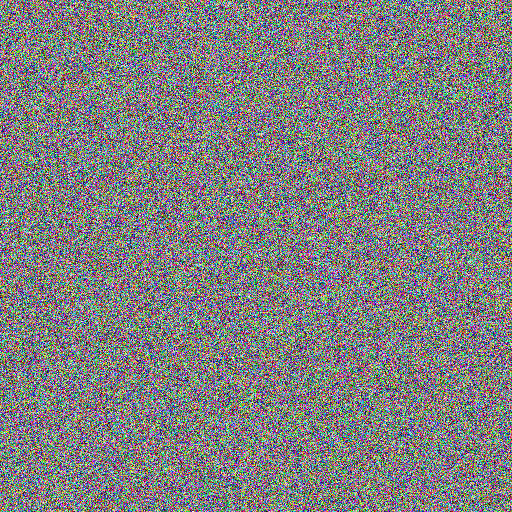
%> input picture Lorenz/Final Code/NPCR_UACI/ciphertext_rgb.png, 512 x 512 px
$ octave npcr_uaci_measures_rgb.m   (GNU Octave 9; MATLAB toolbox functions it lacks are replaced by stand-ins)
%> lines starting %> are read from the running program, lines starting %| are printed output that depends on the picture
% Lazaros Moysis
% Youtube channel
% https://www.youtube.com/@lazarosmoysis5095
% RG: https://www.researchgate.net/profile/Lazaros-Moysis

% The SIPI database
% https://sipi.usc.edu/database/


% The following papers can be used as references for chaos based encryption
% https://dergipark.org.tr/en/pub/chaos/issue/54264/756229
% https://link.springer.com/chapter/10.1007/978-3-030-92166-8_7
% https://ieeexplore.ieee.org/abstract/document/9396395

% The following code computes the Number of Pixels Change Rate (NPCR)
% and Unified Average Changing Intensity (UACI) measures between two
% encrypted versions of the same image, different only by one pixel.

clear

ciphertext1=double(imread('ciphertext_rgb.png'));

ciphertext2=double(imread('ciphertext2_rgb.png'));
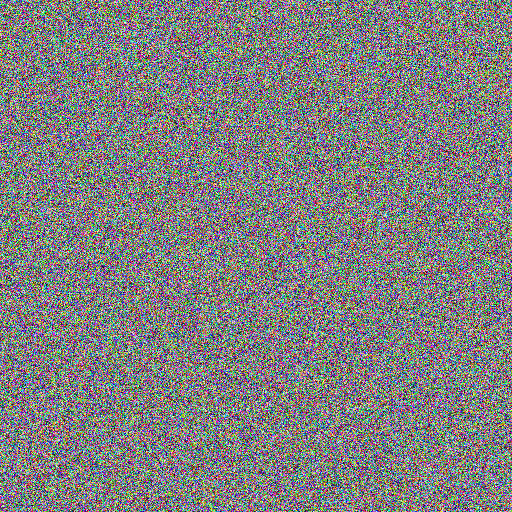
%> input picture Lorenz/Final Code/NPCR_UACI/ciphertext2_rgb.png, 512 x 512 px

[Renc1,Genc1,Benc1] = imsplit(ciphertext1);
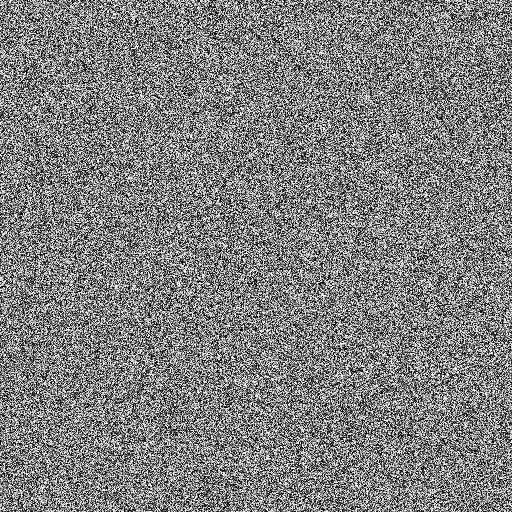
%> Renc1: size 512x512 double; min 0, max 255, mean 127.5
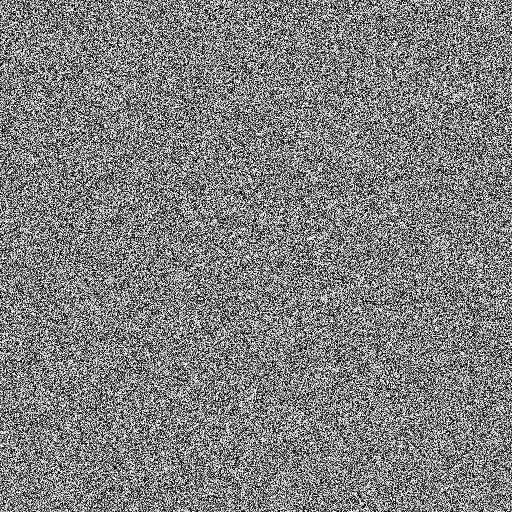
%> Genc1: size 512x512 double; min 0, max 255, mean 127.4
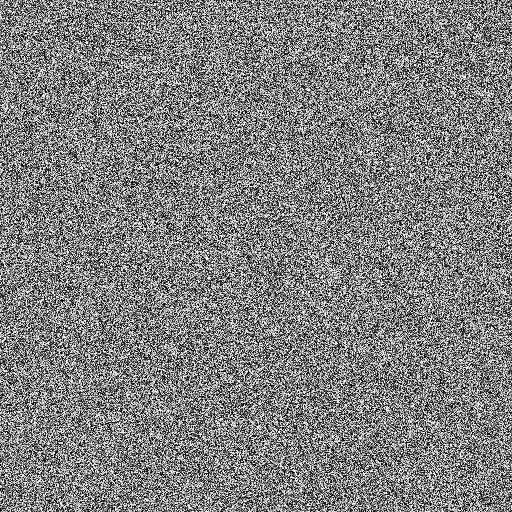
%> Benc1: size 512x512 double; min 0, max 255, mean 127.5; mean of the top-left, top-right, bottom-left and bottom-right quarters 127.5, 127.4, 127.9, 127.2
[Renc2,Genc2,Benc2] = imsplit(ciphertext2);
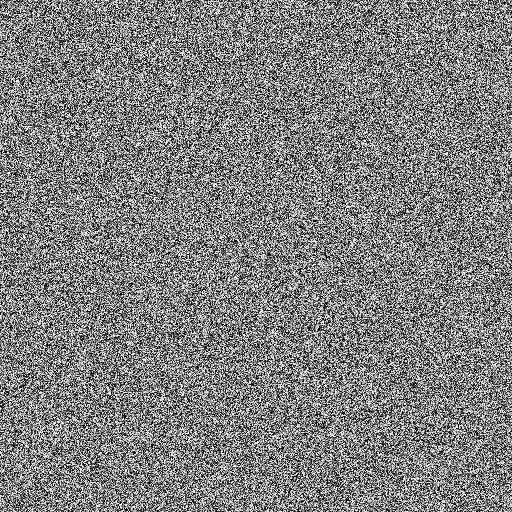
%> Renc2: size 512x512 double; min 0, max 255, mean 127.6
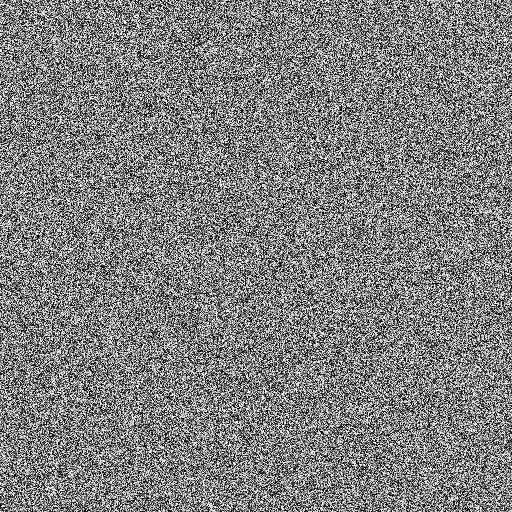
%> Genc2: size 512x512 double; min 0, max 255, mean 127.4; mean of the top-left, top-right, bottom-left and bottom-right quarters 127.5, 127.7, 127, 127.4
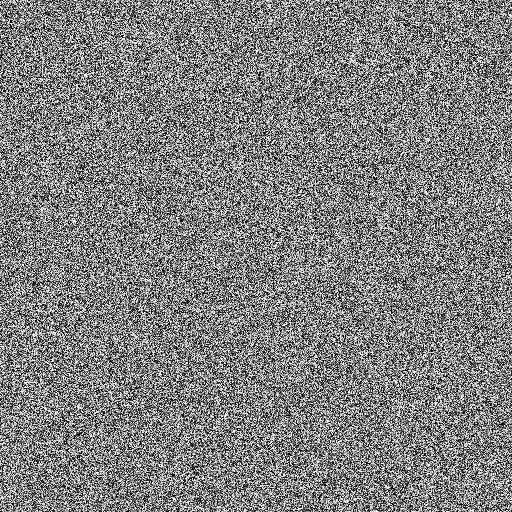
%> Benc2: size 512x512 double; min 0, max 255, mean 127.6; mean of the top-left, top-right, bottom-left and bottom-right quarters 127.6, 127.5, 127.5, 127.8

[rows,cols]=size(Renc1);
%> rows = 512; cols = 512


NPCR_R=100*sum(sum(Renc1~=Renc2))/(rows*cols)
%> NPCR_R = 99.6
UACI_R=100*sum(sum(abs(Renc1-Renc2)))/(rows*cols*255)
%> UACI_R = 33.47

NPCR_G=100*sum(sum(Genc1~=Genc2))/(rows*cols)
%> NPCR_G = 99.61
UACI_G=100*sum(sum(abs(Genc1-Genc2)))/(rows*cols*255)
%> UACI_G = 33.45

NPCR_B=100*sum(sum(Benc1~=Benc2))/(rows*cols)
%> NPCR_B = 99.61
UACI_B=100*sum(sum(abs(Benc1-Benc2)))/(rows*cols*255)
%> UACI_B = 33.54
